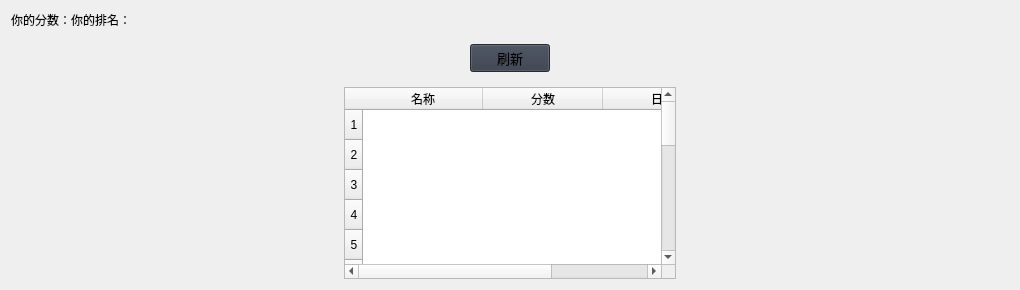
                     <widget class="QWidget" name="top_page">
                      <layout class="QVBoxLayout" name="verticalLayout_30">
                       <item>
                        <widget class="QLabel" name="label_3">
                         <property name="styleSheet">
                          <string notr="true">font: 10pt &quot;Microsoft YaHei UI&quot;;</string>
                         </property>
                         <property name="text">
                          <string>你的分数：你的排名：</string>
                         </property>
                        </widget>
                       </item>
                       <item>
                        <widget class="QFrame" name="horizontalFrame">
                         <property name="sizePolicy">
                          <sizepolicy hsizetype="Preferred" vsizetype="Preferred">
                           <horstretch>0</horstretch>
                           <verstretch>0</verstretch>
                          </sizepolicy>
                         </property>
                         <property name="minimumSize">
                          <size>
                           <width>25</width>
                           <height>25</height>
                          </size>
                         </property>
                         <layout class="QHBoxLayout" name="horizontalLayout_11">
                          <item>
                           <spacer name="horizontalSpacer_9">
                            <property name="orientation">
                             <enum>Qt::Horizontal</enum>
                            </property>
                            <property name="sizeHint" stdset="0">
                             <size>
                              <width>450</width>
                              <height>20</height>
                             </size>
                            </property>
                           </spacer>
                          </item>
                          <item>
                           <widget class="QPushButton" name="pushButton">
                            <property name="sizePolicy">
                             <sizepolicy hsizetype="Preferred" vsizetype="Fixed">
                              <horstretch>1</horstretch>
                              <verstretch>0</verstretch>
                             </sizepolicy>
                            </property>
                            <property name="minimumSize">
                             <size>
                              <width>12</width>
                              <height>0</height>
                             </size>
                            </property>
                            <property name="maximumSize">
                             <size>
                              <width>16777215</width>
                              <height>16777211</height>
                             </size>
                            </property>
                            <property name="styleSheet">
                             <string notr="true">background-color: rgb(52, 59, 72);font-family:'Microsoft YaHei UI'; font-size:10pt</string>
                            </property>
                            <property name="text">
                             <string>刷新</string>
                            </property>
                           </widget>
                          </item>
                          <item>
                           <spacer name="horizontalSpacer_10">
                            <property name="orientation">
                             <enum>Qt::Horizontal</enum>
                            </property>
                            <property name="sizeHint" stdset="0">
                             <size>
                              <width>450</width>
                              <height>20</height>
                             </size>
                            </property>
                           </spacer>
                          </item>
                         </layout>
                        </widget>
                       </item>
                       <item>
                        <layout class="QHBoxLayout" name="horizontalLayout_10">
                         <item>
                          <spacer name="horizontalSpacer_3">
                           <property name="orientation">
                            <enum>Qt::Horizontal</enum>
                           </property>
                           <property name="sizeHint" stdset="0">
                            <size>
                             <width>40</width>
                             <height>20</height>
                            </size>
                           </property>
                          </spacer>
                         </item>
                         <item>
                          <widget class="QTableWidget" name="top_table">
                           <property name="sizePolicy">
                            <sizepolicy hsizetype="MinimumExpanding" vsizetype="MinimumExpanding">
                             <horstretch>0</horstretch>
                             <verstretch>0</verstretch>
                            </sizepolicy>
                           </property>
                           <property name="minimumSize">
                            <size>
                             <width>0</width>
                             <height>0</height>
                            </size>
                           </property>
                           <property name="font">
                            <font>
                             <family>Microsoft YaHei UI</family>
                             <pointsize>9</pointsize>
                             <italic>false</italic>
                             <bold>false</bold>
                            </font>
                           </property>
                           <property name="layoutDirection">
                            <enum>Qt::LeftToRight</enum>
                           </property>
                           <property name="autoFillBackground">
                            <bool>true</bool>
                           </property>
                           <property name="styleSheet">
                            <string notr="true">font: 9pt &quot;Microsoft YaHei UI&quot;;</string>
                           </property>
                           <property name="tabKeyNavigation">
                            <bool>true</bool>
                           </property>
                           <property name="showGrid">
                            <bool>true</bool>
                           </property>
                           <property name="gridStyle">
                            <enum>Qt::NoPen</enum>
                           </property>
                           <attribute name="horizontalHeaderDefaultSectionSize">
                            <number>120</number>
                           </attribute>
                           <row>
                            <property name="text">
                             <string>1</string>
                            </property>
                            <property name="textAlignment">
                             <set>AlignCenter</set>
                            </property>
                           </row>
                           <row>
                            <property name="text">
                             <string>2</string>
                            </property>
                            <property name="textAlignment">
                             <set>AlignCenter</set>
                            </property>
                           </row>
                           <row>
                            <property name="text">
                             <string>3</string>
                            </property>
                            <property name="textAlignment">
                             <set>AlignCenter</set>
                            </property>
                           </row>
                           <row>
                            <property name="text">
                             <string>4</string>
                            </property>
                            <property name="textAlignment">
                             <set>AlignCenter</set>
                            </property>
                           </row>
                           <row>
                            <property name="text">
                             <string>5</string>
                            </property>
                            <property name="textAlignment">
                             <set>AlignCenter</set>
                            </property>
                           </row>
                           <row>
                            <property name="text">
                             <string>6</string>
                            </property>
                            <property name="textAlignment">
                             <set>AlignCenter</set>
                            </property>
                           </row>
                           <row>
                            <property name="text">
                             <string>8</string>
                            </property>
                            <property name="textAlignment">
                             <set>AlignCenter</set>
                            </property>
                           </row>
                           <row>
                            <property name="text">
                             <string>9</string>
                            </property>
                            <property name="textAlignment">
                             <set>AlignCenter</set>
                            </property>
                           </row>
                           <row>
                            <property name="text">
                             <string>10</string>
                            </property>
                            <property name="textAlignment">
                             <set>AlignCenter</set>
                            </property>
                           </row>
                           <row>
                            <property name="text">
                             <string>11</string>
                            </property>
                            <property name="textAlignment">
                             <set>AlignCenter</set>
                            </property>
                           </row>
                           <row>
                            <property name="text">
                             <string>13</string>
                            </property>
                            <property name="textAlignment">
                             <set>AlignCenter</set>
                            </property>
                           </row>
                           <row>
                            <property name="text">
                             <string>14</string>
                            </property>
                            <property name="textAlignment">
                             <set>AlignCenter</set>
                            </property>
                           </row>
                           <row>
                            <property name="text">
                             <string>15</string>
                            </property>
                            <property name="textAlignment">
                             <set>AlignCenter</set>
                            </property>
                           </row>
                           <row>
                            <property name="text">
                             <string>16</string>
                            </property>
                            <property name="textAlignment">
                             <set>AlignCenter</set>
                            </property>
                           </row>
                           <row>
                            <property name="text">
                             <string>17</string>
                            </property>
                            <property name="textAlignment">
                             <set>AlignCenter</set>
                            </property>
                           </row>
                           <row>
                            <property name="text">
                             <string>18</string>
                            </property>
                            <property name="textAlignment">
                             <set>AlignCenter</set>
                            </property>
                           </row>
                           <row>
                            <property name="text">
                             <string>20</string>
                            </property>
                            <property name="textAlignment">
                             <set>AlignCenter</set>
                            </property>
                           </row>
                           <column>
                            <property name="text">
                             <string>名称</string>
                            </property>
                           </column>
                           <column>
                            <property name="text">
                             <string>分数</string>
                            </property>
                           </column>
                           <column>
                            <property name="text">
                             <string>日期</string>
                            </property>
                           </column>
                           <item row="0" column="0">
                            <property name="text">
                             <string/>
                            </property>
                           </item>
                           <item row="0" column="1">
                            <property name="text">
                             <string/>
                            </property>
                           </item>
                           <item row="0" column="2">
                            <property name="text">
                             <string/>
                            </property>
                           </item>
                           <item row="1" column="0">
                            <property name="text">
                             <string/>
                            </property>
                           </item>
                          </widget>
                         </item>
                         <item>
                          <spacer name="horizontalSpacer_4">
                           <property name="orientation">
                            <enum>Qt::Horizontal</enum>
                           </property>
                           <property name="sizeHint" stdset="0">
                            <size>
                             <width>40</width>
                             <height>20</height>
                            </size>
                           </property>
                          </spacer>
                         </item>
                        </layout>
                       </item>
                      </layout>
                     </widget>
